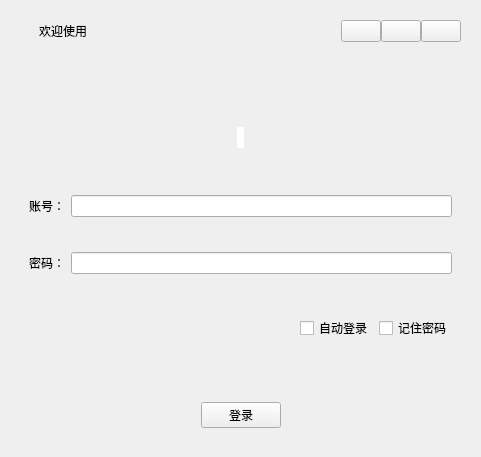
<?xml version="1.0" encoding="UTF-8"?>
<ui version="4.0">
 <class>Login</class>
 <widget class="QWidget" name="Login">
  <property name="geometry">
   <rect>
    <x>0</x>
    <y>0</y>
    <width>481</width>
    <height>457</height>
   </rect>
  </property>
  <property name="windowTitle">
   <string>Form</string>
  </property>
  <layout class="QVBoxLayout" name="verticalLayout_8">
   <item>
    <widget class="QStackedWidget" name="stackedWidget">
     <property name="currentIndex">
      <number>0</number>
     </property>
     <widget class="QWidget" name="stackedWidgetPage1">
      <layout class="QVBoxLayout" name="verticalLayout_4">
       <item>
        <widget class="QWidget" name="widWinTitle" native="true">
         <layout class="QHBoxLayout" name="horizontalLayout_3" stretch="20,1">
          <property name="spacing">
           <number>0</number>
          </property>
          <property name="leftMargin">
           <number>0</number>
          </property>
          <property name="topMargin">
           <number>0</number>
          </property>
          <property name="rightMargin">
           <number>0</number>
          </property>
          <property name="bottomMargin">
           <number>0</number>
          </property>
          <item>
           <layout class="QHBoxLayout" name="horizontalLayout" stretch="1,16">
            <property name="spacing">
             <number>0</number>
            </property>
            <item>
             <widget class="QLabel" name="lblClientTitleIcon">
              <property name="text">
               <string/>
              </property>
              <property name="pixmap">
               <pixmap resource="rec.qrc">:/images/images/robot.png</pixmap>
              </property>
              <property name="scaledContents">
               <bool>false</bool>
              </property>
              <property name="alignment">
               <set>Qt::AlignCenter</set>
              </property>
             </widget>
            </item>
            <item>
             <widget class="QLabel" name="lblClientTitle">
              <property name="styleSheet">
               <string notr="true">color: rgb(0, 0, 0)</string>
              </property>
              <property name="text">
               <string>欢迎使用</string>
              </property>
             </widget>
            </item>
           </layout>
          </item>
          <item>
           <layout class="QHBoxLayout" name="horizontalLayout_2">
            <property name="spacing">
             <number>0</number>
            </property>
            <property name="sizeConstraint">
             <enum>QLayout::SetDefaultConstraint</enum>
            </property>
            <property name="topMargin">
             <number>0</number>
            </property>
            <item>
             <widget class="QPushButton" name="btnSet">
              <property name="text">
               <string/>
              </property>
              <property name="icon">
               <iconset resource="rec.qrc">
                <normaloff>:/images/common/ic_login_cfg.png</normaloff>:/images/common/ic_login_cfg.png</iconset>
              </property>
             </widget>
            </item>
            <item>
             <widget class="QPushButton" name="btnMinWin">
              <property name="text">
               <string/>
              </property>
              <property name="icon">
               <iconset resource="rec.qrc">
                <normaloff>:/images/common/ic_min.png</normaloff>:/images/common/ic_min.png</iconset>
              </property>
             </widget>
            </item>
            <item>
             <widget class="QPushButton" name="btnCloseWin">
              <property name="text">
               <string/>
              </property>
              <property name="icon">
               <iconset resource="rec.qrc">
                <normaloff>:/images/common/ic_close.png</normaloff>:/images/common/ic_close.png</iconset>
              </property>
             </widget>
            </item>
           </layout>
          </item>
         </layout>
        </widget>
       </item>
       <item>
        <widget class="QWidget" name="widget_2" native="true">
         <layout class="QVBoxLayout" name="verticalLayout_2" stretch="1,5">
          <property name="leftMargin">
           <number>0</number>
          </property>
          <property name="topMargin">
           <number>0</number>
          </property>
          <property name="rightMargin">
           <number>0</number>
          </property>
          <property name="bottomMargin">
           <number>0</number>
          </property>
          <item>
           <widget class="QLabel" name="lblWelcomeBg">
            <property name="text">
             <string/>
            </property>
            <property name="pixmap">
             <pixmap resource="rec.qrc">:/images/background/app.png</pixmap>
            </property>
           </widget>
          </item>
          <item>
           <widget class="QWidget" name="widget" native="true">
            <layout class="QVBoxLayout" name="verticalLayout_3" stretch="6">
             <property name="spacing">
              <number>0</number>
             </property>
             <property name="leftMargin">
              <number>0</number>
             </property>
             <property name="topMargin">
              <number>0</number>
             </property>
             <property name="rightMargin">
              <number>0</number>
             </property>
             <property name="bottomMargin">
              <number>0</number>
             </property>
             <item>
              <widget class="QWidget" name="widget_3" native="true">
               <layout class="QVBoxLayout" name="verticalLayout" stretch="1,4,2,1">
                <property name="spacing">
                 <number>0</number>
                </property>
                <property name="leftMargin">
                 <number>0</number>
                </property>
                <property name="topMargin">
                 <number>0</number>
                </property>
                <property name="rightMargin">
                 <number>0</number>
                </property>
                <property name="bottomMargin">
                 <number>0</number>
                </property>
                <item>
                 <widget class="QWidget" name="widget_6" native="true">
                  <layout class="QHBoxLayout" name="horizontalLayout_5">
                   <item>
                    <spacer name="horizontalSpacer_2">
                     <property name="orientation">
                      <enum>Qt::Horizontal</enum>
                     </property>
                     <property name="sizeHint" stdset="0">
                      <size>
                       <width>40</width>
                       <height>20</height>
                      </size>
                     </property>
                    </spacer>
                   </item>
                   <item>
                    <widget class="QLabel" name="lblHead">
                     <property name="styleSheet">
                      <string notr="true">border-radius: 20px;
background-color: rgb(255, 255, 255);</string>
                     </property>
                     <property name="text">
                      <string/>
                     </property>
                     <property name="pixmap">
                      <pixmap resource="rec.qrc">:/images/images/contacts_hover.png</pixmap>
                     </property>
                     <property name="scaledContents">
                      <bool>true</bool>
                     </property>
                     <property name="alignment">
                      <set>Qt::AlignCenter</set>
                     </property>
                    </widget>
                   </item>
                   <item>
                    <spacer name="horizontalSpacer_3">
                     <property name="orientation">
                      <enum>Qt::Horizontal</enum>
                     </property>
                     <property name="sizeHint" stdset="0">
                      <size>
                       <width>40</width>
                       <height>20</height>
                      </size>
                     </property>
                    </spacer>
                   </item>
                  </layout>
                 </widget>
                </item>
                <item>
                 <widget class="QWidget" name="widget_5" native="true">
                  <layout class="QGridLayout" name="gridLayout">
                   <item row="1" column="1">
                    <widget class="QLineEdit" name="lineEditPassword"/>
                   </item>
                   <item row="1" column="0">
                    <widget class="QLabel" name="lblPassword">
                     <property name="text">
                      <string>密码：</string>
                     </property>
                    </widget>
                   </item>
                   <item row="0" column="1">
                    <widget class="QLineEdit" name="lineEditAccounts"/>
                   </item>
                   <item row="0" column="0">
                    <widget class="QLabel" name="lblAccount">
                     <property name="text">
                      <string>账号：</string>
                     </property>
                    </widget>
                   </item>
                  </layout>
                 </widget>
                </item>
                <item>
                 <widget class="QWidget" name="widget_4" native="true">
                  <layout class="QHBoxLayout" name="horizontalLayout_4">
                   <property name="topMargin">
                    <number>0</number>
                   </property>
                   <property name="bottomMargin">
                    <number>50</number>
                   </property>
                   <item>
                    <spacer name="horizontalSpacer">
                     <property name="orientation">
                      <enum>Qt::Horizontal</enum>
                     </property>
                     <property name="sizeHint" stdset="0">
                      <size>
                       <width>40</width>
                       <height>20</height>
                      </size>
                     </property>
                    </spacer>
                   </item>
                   <item>
                    <widget class="QCheckBox" name="checkBoxAutoLogin">
                     <property name="text">
                      <string>自动登录</string>
                     </property>
                    </widget>
                   </item>
                   <item>
                    <widget class="QCheckBox" name="checkBoxSavePassword">
                     <property name="text">
                      <string>记住密码</string>
                     </property>
                    </widget>
                   </item>
                  </layout>
                 </widget>
                </item>
                <item>
                 <widget class="QWidget" name="widget_7" native="true">
                  <layout class="QHBoxLayout" name="horizontalLayout_6">
                   <item>
                    <spacer name="horizontalSpacer_4">
                     <property name="orientation">
                      <enum>Qt::Horizontal</enum>
                     </property>
                     <property name="sizeHint" stdset="0">
                      <size>
                       <width>40</width>
                       <height>20</height>
                      </size>
                     </property>
                    </spacer>
                   </item>
                   <item>
                    <widget class="QPushButton" name="btnLogin">
                     <property name="text">
                      <string>登录</string>
                     </property>
                    </widget>
                   </item>
                   <item>
                    <spacer name="horizontalSpacer_5">
                     <property name="orientation">
                      <enum>Qt::Horizontal</enum>
                     </property>
                     <property name="sizeHint" stdset="0">
                      <size>
                       <width>40</width>
                       <height>20</height>
                      </size>
                     </property>
                    </spacer>
                   </item>
                  </layout>
                 </widget>
                </item>
               </layout>
              </widget>
             </item>
            </layout>
           </widget>
          </item>
         </layout>
        </widget>
       </item>
      </layout>
     </widget>
     <widget class="QWidget" name="stackedWidgetPage2">
      <layout class="QVBoxLayout" name="verticalLayout_5">
       <item>
        <widget class="QWidget" name="widget_8" native="true">
         <property name="styleSheet">
          <string notr="true">color:rgb(255, 255, 255)</string>
         </property>
         <layout class="QHBoxLayout" name="horizontalLayout_9">
          <item>
           <widget class="QLabel" name="lblLoginSetTitle">
            <property name="styleSheet">
             <string notr="true">color: rgb(0, 0, 0)</string>
            </property>
            <property name="text">
             <string>登录配置</string>
            </property>
           </widget>
          </item>
          <item>
           <spacer name="horizontalSpacer_7">
            <property name="orientation">
             <enum>Qt::Horizontal</enum>
            </property>
            <property name="sizeHint" stdset="0">
             <size>
              <width>40</width>
              <height>20</height>
             </size>
            </property>
           </spacer>
          </item>
          <item>
           <widget class="QPushButton" name="btnMinWin2">
            <property name="text">
             <string/>
            </property>
            <property name="icon">
             <iconset resource="rec.qrc">
              <normaloff>:/images/common/ic_min.png</normaloff>:/images/common/ic_min.png</iconset>
            </property>
           </widget>
          </item>
          <item>
           <widget class="QPushButton" name="btnCloseWin2">
            <property name="text">
             <string/>
            </property>
            <property name="icon">
             <iconset resource="rec.qrc">
              <normaloff>:/images/common/ic_close.png</normaloff>:/images/common/ic_close.png</iconset>
            </property>
           </widget>
          </item>
         </layout>
        </widget>
       </item>
       <item>
        <widget class="QWidget" name="widget_9" native="true">
         <layout class="QVBoxLayout" name="verticalLayout_9">
          <item>
           <widget class="QGroupBox" name="groupBox_2">
            <property name="title">
             <string>服务器配置</string>
            </property>
            <layout class="QGridLayout" name="gridLayout_2">
             <item row="0" column="1">
              <widget class="QLineEdit" name="lineEditSetServerIP"/>
             </item>
             <item row="0" column="0">
              <widget class="QLabel" name="lblSetServerIP">
               <property name="text">
                <string>服务器地址IP</string>
               </property>
              </widget>
             </item>
             <item row="2" column="1">
              <widget class="QLineEdit" name="lineEditSetFServerPort"/>
             </item>
             <item row="2" column="0">
              <widget class="QLabel" name="lblSetFServerPort">
               <property name="text">
                <string>文件服务器端口</string>
               </property>
              </widget>
             </item>
             <item row="1" column="0">
              <widget class="QLabel" name="lblSetMServerPort">
               <property name="text">
                <string>消息服务器端口</string>
               </property>
              </widget>
             </item>
             <item row="1" column="1">
              <widget class="QLineEdit" name="lineEditSetMServerPort"/>
             </item>
             <item row="3" column="1">
              <spacer name="verticalSpacer_2">
               <property name="orientation">
                <enum>Qt::Vertical</enum>
               </property>
               <property name="sizeHint" stdset="0">
                <size>
                 <width>20</width>
                 <height>40</height>
                </size>
               </property>
              </spacer>
             </item>
            </layout>
           </widget>
          </item>
          <item>
           <widget class="QWidget" name="widget_10" native="true">
            <layout class="QHBoxLayout" name="horizontalLayout_10">
             <item>
              <spacer name="horizontalSpacer_8">
               <property name="orientation">
                <enum>Qt::Horizontal</enum>
               </property>
               <property name="sizeHint" stdset="0">
                <size>
                 <width>40</width>
                 <height>20</height>
                </size>
               </property>
              </spacer>
             </item>
             <item>
              <widget class="QPushButton" name="btnSetCancel">
               <property name="text">
                <string>取消</string>
               </property>
              </widget>
             </item>
             <item>
              <widget class="QPushButton" name="btnSetSure">
               <property name="text">
                <string>确定</string>
               </property>
              </widget>
             </item>
            </layout>
           </widget>
          </item>
         </layout>
        </widget>
       </item>
      </layout>
     </widget>
    </widget>
   </item>
  </layout>
 </widget>
 <resources>
  <include location="rec.qrc"/>
 </resources>
 <connections/>
</ui>
